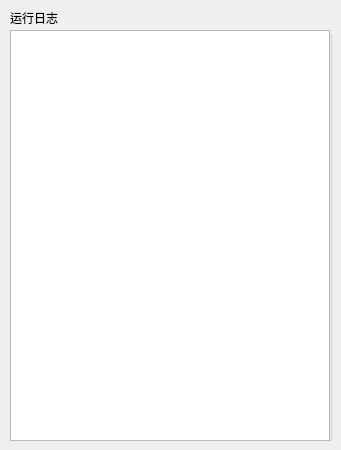
<?xml version="1.0" encoding="UTF-8"?>
<ui version="4.0">
 <class>Dialog</class>
 <widget class="QDialog" name="Dialog">
  <property name="geometry">
   <rect>
    <x>0</x>
    <y>0</y>
    <width>341</width>
    <height>450</height>
   </rect>
  </property>
  <property name="minimumSize">
   <size>
    <width>341</width>
    <height>450</height>
   </size>
  </property>
  <property name="maximumSize">
   <size>
    <width>341</width>
    <height>450</height>
   </size>
  </property>
  <property name="windowTitle">
   <string>Dialog</string>
  </property>
  <widget class="QWidget" name="verticalLayoutWidget">
   <property name="geometry">
    <rect>
     <x>10</x>
     <y>10</y>
     <width>322</width>
     <height>431</height>
    </rect>
   </property>
   <layout class="QVBoxLayout" name="verticalLayout" stretch="0,1,40">
    <property name="sizeConstraint">
     <enum>QLayout::SetNoConstraint</enum>
    </property>
    <item>
     <spacer name="verticalSpacer">
      <property name="orientation">
       <enum>Qt::Vertical</enum>
      </property>
      <property name="sizeType">
       <enum>QSizePolicy::Fixed</enum>
      </property>
      <property name="sizeHint" stdset="0">
       <size>
        <width>20</width>
        <height>2</height>
       </size>
      </property>
     </spacer>
    </item>
    <item>
     <widget class="QLabel" name="label">
      <property name="minimumSize">
       <size>
        <width>320</width>
        <height>12</height>
       </size>
      </property>
      <property name="text">
       <string>运行日志</string>
      </property>
     </widget>
    </item>
    <item>
     <widget class="QGroupBox" name="groupBox">
      <property name="title">
       <string/>
      </property>
      <widget class="QTextBrowser" name="textBrowser">
       <property name="geometry">
        <rect>
         <x>0</x>
         <y>0</y>
         <width>320</width>
         <height>411</height>
        </rect>
       </property>
       <property name="minimumSize">
        <size>
         <width>320</width>
         <height>411</height>
        </size>
       </property>
       <property name="maximumSize">
        <size>
         <width>320</width>
         <height>411</height>
        </size>
       </property>
      </widget>
     </widget>
    </item>
   </layout>
  </widget>
 </widget>
 <resources/>
 <connections/>
</ui>
